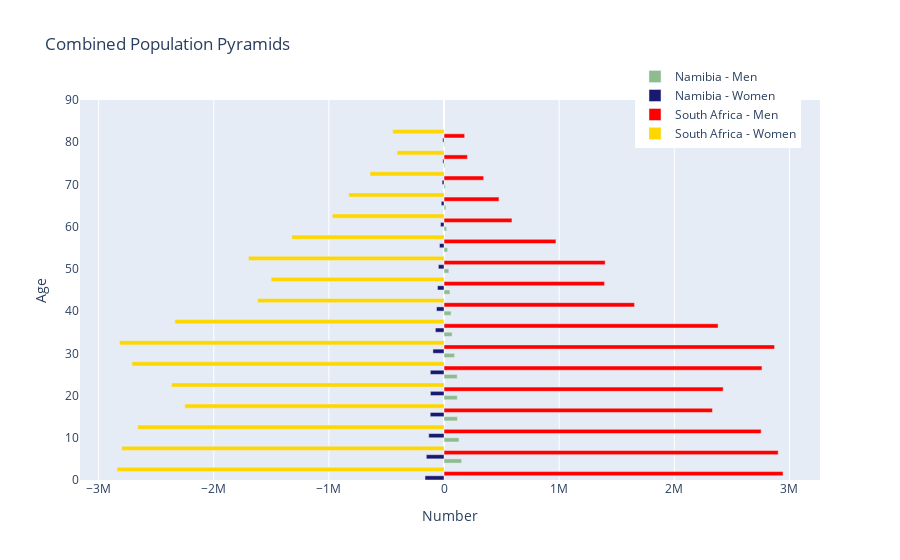

Notebook code for this chart:
### Code cell
import plotly.offline as py
import plotly.graph_objs as go
import pandas as pd
import numpy as np

df = wbdata.get_dataframe (variables, country="NAM")
print (df.query("date=='2022'") .sum(axis=0))
py.init_notebook_mode(connected=True)

# Namibia Population Pyramid
layout_namibia = go.Layout(barmode='overlay',
                           yaxis=go.layout.YAxis(range=[0, 90], title='Age'),
                           xaxis=go.layout.XAxis(title='Number'),
                           title='Namibia Population Pyramid')

year_namibia = range (2020,1960,-20)

bins_NAM = [go.Bar(x = df.loc[str(year),:].filter(regex="Male").values,
                       y=[int(s[:2]) + 1 for s in age_ranges],
                       orientation='h',
                       name='Namibia - Men',
                       marker=dict(color='darkseagreen'),
                       hoverinfo='skip'),

                go.Bar(x = -df.loc[str(year),:].filter(regex="Female").values,
                       y=[int(s[:2]) + 1 for s in age_ranges],
                       orientation='h',
                       name='Namibia - Women',
                       marker=dict(color='midnightblue'),
                       hoverinfo='skip',
                       )
                ]
df2 = wbdata.get_dataframe (variables, country="ZAF")
print (df2.query("date=='2022'") .sum(axis=0))

# South Africa Population Pyramid
layout_south_africa = go.Layout(barmode='overlay',
                                yaxis=go.layout.YAxis(range=[0, 90], title='Age'),
                                xaxis=go.layout.XAxis(title='Number'),
                                title='South Africa Population Pyramid')

year_south_africa = range (2020,1960,-20)

bins_SSF = [go.Bar(x = df2.loc[str(year),:].filter(regex="Male").values,
                            y=[int(s[:2]) + 1 for s in age_ranges],
                            orientation='h',
                            name='South Africa - Men',
                            marker=dict(color='red'),
                            hoverinfo='skip'),

                     go.Bar(x = -df2.loc[str(year),:].filter(regex="Female").values,
                            y=[int(s[:2]) + 1 for s in age_ranges],
                            orientation='h',
                            name='South Africa - Women',
                            marker=dict(color='gold'),
                            hoverinfo='skip',
                            )
                     ]

# Combine Namibia and South Africa Population Pyramids
fig = go.Figure(data=bins_NAM + bins_SSF, layout=go.Layout(barmode='group',
                                                                        yaxis=go.layout.YAxis(
                                                                            range=[0, 90], title='Age'),
                                                                        xaxis=go.layout.XAxis(title='Number'),
                                                                        title='Combined Population Pyramids'))

# Add a legend
fig.update_layout(legend=dict(x=0.75, y=1.1))

# Show the plot
py.iplot(fig)

### Figure 1 — Plotly figure (JSON) as saved in the notebook; plotly's stock layout.template omitted (floating-point values rounded to 4 significant figures)
{"data": [{"hoverinfo": "skip", "marker": {"color": "darkseagreen"}, "name": "Namibia - Men", "orientation": "h", "type": "bar", "x": [165958, 152328, 130102, 116947, 115136, 114346, 91394, 70369, 61243, 51347, 41557, 31112, 22407, 16089, 10666, 6193, 4463], "y": [1, 6, 11, 16, 21, 26, 31, 36, 41, 46, 51, 56, 61, 66, 71, 76, 81]}, {"hoverinfo": "skip", "marker": {"color": "midnightblue"}, "name": "Namibia - Women", "orientation": "h", "type": "bar", "x": [-165650, -154033, -133073, -120093, -118321, -119223, -96734, -75214, -65671, -56876, -49208, -39533, -30845, -24203, -16950, -10733, -11080], "y": [1, 6, 11, 16, 21, 26, 31, 36, 41, 46, 51, 56, 61, 66, 71, 76, 81]}, {"hoverinfo": "skip", "marker": {"color": "red"}, "name": "South Africa - Men", "orientation": "h", "type": "bar", "x": [2943869, 2901931, 2753974, 2331167, 2424376, 2761160, 2870783, 2380385, 1654462, 1394163, 1399527, 971913, 589805, 477104, 344200, 203018, 178949], "y": [1, 6, 11, 16, 21, 26, 31, 36, 41, 46, 51, 56, 61, 66, 71, 76, 81]}, {"hoverinfo": "skip", "marker": {"color": "gold"}, "name": "South Africa - Women", "orientation": "h", "type": "bar", "x": [-2840382, -2798835, -2660490, -2252086, -2366586, -2709949, -2819281, -2337648, -1619533, -1501805, -1698176, -1321598, -969617, -828009, -642663, -408430, -446059], "y": [1, 6, 11, 16, 21, 26, 31, 36, 41, 46, 51, 56, 61, 66, 71, 76, 81]}], "layout": {"autosize": true, "barmode": "group", "legend": {"x": 0.75, "y": 1.1}, "title": {"text": "Combined Population Pyramids"}, "xaxis": {"autorange": true, "range": [-3162000.0, 3265000.0], "title": {"text": "Number"}, "type": "linear"}, "yaxis": {"range": [0, 90], "title": {"text": "Age"}, "type": "linear"}}}
